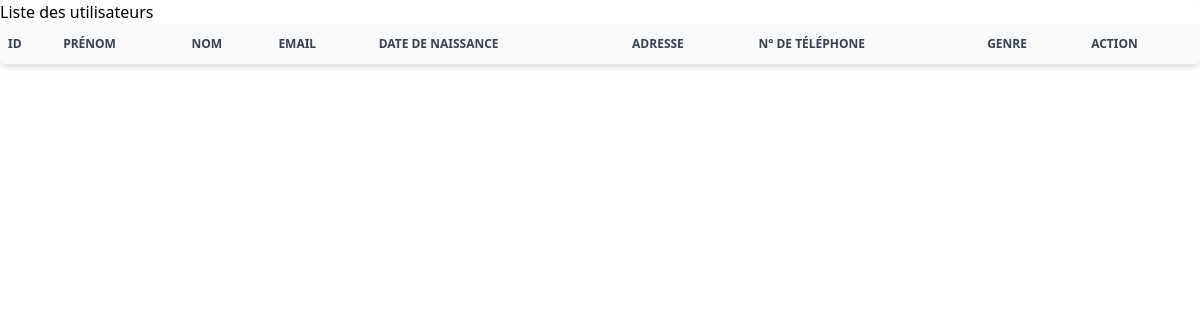
Before: /back_office/userlist.php with the older database file.
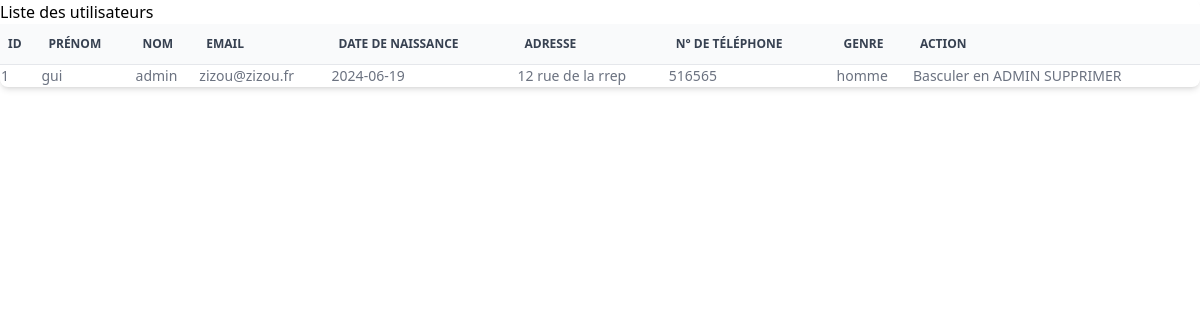
After: the same page with the newer database file.
### tables this page shows
CREATE TABLE `users` (
  `id` int NOT NULL,
  `first_name` varchar(255) NOT NULL,
  `last_name` varchar(255) NOT NULL,
  `password` varchar(255) NOT NULL,
  `birth_date` date NOT NULL,
  `adress` varchar(255) NOT NULL,
  `phone_number` int NOT NULL,
  `email` varchar(255) NOT NULL,
  `genre` varchar(255) NOT NULL
);

### src/back_office/userlist.php (the view, shortened to what this page needs)
<?php
require_once("../connect.php");
$sql = "SELECT * FROM `users`";
$query = $db->prepare($sql);
$query->execute();
$users = $query->fetchAll(PDO::FETCH_ASSOC);
?>
<!doctype html>
<html lang="fr">
<head>
  <link rel="stylesheet" href="../styles/output.css">
  <link rel="stylesheet" href="../styles/reset.css">
  <link rel="stylesheet" href="../styles/font.css">
</head>
<body>
<div id="liste_produit" class="relative overflow-x-auto shadow-md sm:rounded-lg">
    <h1>Liste des utilisateurs</h1>
    <table class="w-full text-sm text-left rtl:text-right text-gray-500 ">
        <thead class="text-xs text-gray-700 uppercase bg-gray-50 border-b">
            <tr>
                <th scope="col" class="px-2 py-3">
                    id
                </th>
                <th scope="col" class="px-2 py-3">
                    Prénom
                </th>
                <th scope="col" class="px-2 py-3">
                    Nom
                </th>
                <th scope="col" class="px-2 py-3">
                    Email
                </th>
                <th scope="col" class="px-2 py-3">
                    Date de naissance
                </th>
                <th scope="col" class="px-2 py-3">
                    Adresse
                </th>
                <th scope="col" class="px-2 py-3">
                    N° de téléphone
                </th>
                <th scope="col" class="px-2 py-3">
                    Genre
                </th>
                <th scope="col" class="px-2 py-3">
                    Action
                </th>
            </tr>
        </thead>
        <tbody>
            <?php foreach ($users as $user){
            ?>
            <tr>
                <td><?=$user["id"]?></td>
                <td><?=$user["first_name"]?></td>
                <td><?=$user["last_name"]?></td>
                <td><?=$user["email"]?></td>
                <td><?=$user["birth_date"]?></td>
                <td><?=$user["adress"]?></td>
                <td><?=$user["phone_number"]?></td>
                <td><?=$user["genre"]?></td>
                <td>
                    <a href="userToAdmin.php?id=<?= $user['id']?>" >Basculer en ADMIN</a>
                    <a href="deleteUser.php?id=<?= $user['id']?>">SUPPRIMER</a>
                </td>
            </tr>
            <?php
        }
        ?>
        </tbody>
    </table>
</div>
</body>
</html>

Changed rows visible on the page:
added users: id "1", first_name "gui", last_name "admin", email "zizou@zizou.fr", birth_date "2024-06-19", adress "12 rue de la rrep", phone_number "516565", genre "homme"
